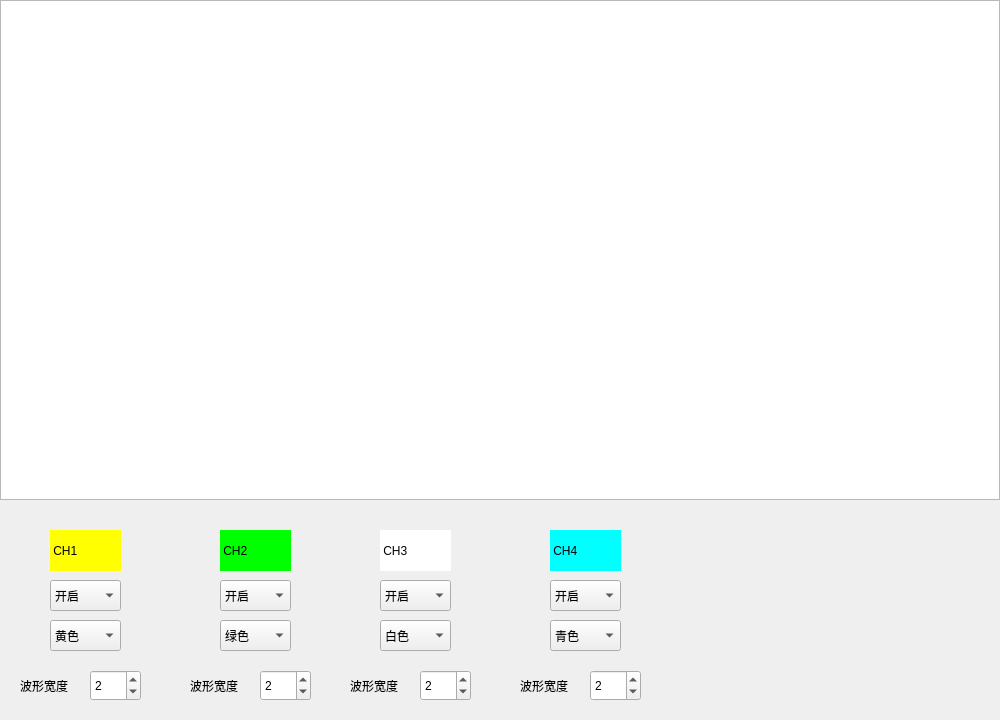
<?xml version="1.0" encoding="UTF-8"?>
<ui version="4.0">
 <class>Dialog</class>
 <widget class="QDialog" name="Dialog">
  <property name="enabled">
   <bool>true</bool>
  </property>
  <property name="geometry">
   <rect>
    <x>0</x>
    <y>0</y>
    <width>1000</width>
    <height>720</height>
   </rect>
  </property>
  <property name="sizePolicy">
   <sizepolicy hsizetype="Fixed" vsizetype="Fixed">
    <horstretch>0</horstretch>
    <verstretch>0</verstretch>
   </sizepolicy>
  </property>
  <property name="minimumSize">
   <size>
    <width>870</width>
    <height>720</height>
   </size>
  </property>
  <property name="maximumSize">
   <size>
    <width>1360</width>
    <height>720</height>
   </size>
  </property>
  <property name="windowTitle">
   <string>CH_test</string>
  </property>
  <property name="whatsThis">
   <string extracomment="拟示波器"/>
  </property>
  <property name="inputMethodHints">
   <set>Qt::ImhNone</set>
  </property>
  <property name="sizeGripEnabled">
   <bool>false</bool>
  </property>
  <property name="modal">
   <bool>false</bool>
  </property>
  <widget class="QGraphicsView" name="myView">
   <property name="geometry">
    <rect>
     <x>0</x>
     <y>0</y>
     <width>1000</width>
     <height>500</height>
    </rect>
   </property>
   <property name="sizePolicy">
    <sizepolicy hsizetype="Fixed" vsizetype="Preferred">
     <horstretch>0</horstretch>
     <verstretch>0</verstretch>
    </sizepolicy>
   </property>
   <property name="minimumSize">
    <size>
     <width>800</width>
     <height>400</height>
    </size>
   </property>
   <property name="maximumSize">
    <size>
     <width>1100</width>
     <height>600</height>
    </size>
   </property>
   <property name="cursor" stdset="0">
    <cursorShape>CrossCursor</cursorShape>
   </property>
   <property name="whatsThis">
    <string extracomment="波形显示器"/>
   </property>
   <property name="verticalScrollBarPolicy">
    <enum>Qt::ScrollBarAlwaysOff</enum>
   </property>
   <property name="horizontalScrollBarPolicy">
    <enum>Qt::ScrollBarAlwaysOff</enum>
   </property>
   <property name="backgroundBrush">
    <brush brushstyle="SolidPattern">
     <color alpha="255">
      <red>0</red>
      <green>0</green>
      <blue>0</blue>
     </color>
    </brush>
   </property>
  </widget>
  <widget class="QLabel" name="label_CH1">
   <property name="geometry">
    <rect>
     <x>50</x>
     <y>530</y>
     <width>71</width>
     <height>41</height>
    </rect>
   </property>
   <property name="whatsThis">
    <string extracomment="通道1"/>
   </property>
   <property name="styleSheet">
    <string notr="true">font: 75 18pt &quot;Adobe 宋体 Std L&quot;;
background-color: rgb(255, 255, 0);</string>
   </property>
   <property name="text">
    <string> CH1</string>
   </property>
  </widget>
  <widget class="QComboBox" name="comboBox_CH1">
   <property name="geometry">
    <rect>
     <x>50</x>
     <y>580</y>
     <width>71</width>
     <height>31</height>
    </rect>
   </property>
   <property name="whatsThis">
    <string extracomment="通道1的状态"/>
   </property>
   <item>
    <property name="text">
     <string>开启</string>
    </property>
   </item>
   <item>
    <property name="text">
     <string>关闭</string>
    </property>
   </item>
  </widget>
  <widget class="QSpinBox" name="spinBox_CH1">
   <property name="geometry">
    <rect>
     <x>90</x>
     <y>670</y>
     <width>51</width>
     <height>31</height>
    </rect>
   </property>
   <property name="styleSheet">
    <string notr="true">font: 18pt &quot;Adobe Arabic&quot;;</string>
   </property>
   <property name="minimum">
    <number>1</number>
   </property>
   <property name="maximum">
    <number>10</number>
   </property>
   <property name="value">
    <number>2</number>
   </property>
  </widget>
  <widget class="QLabel" name="label">
   <property name="geometry">
    <rect>
     <x>20</x>
     <y>670</y>
     <width>61</width>
     <height>31</height>
    </rect>
   </property>
   <property name="styleSheet">
    <string notr="true"/>
   </property>
   <property name="text">
    <string>波形宽度</string>
   </property>
  </widget>
  <widget class="QComboBox" name="colorBox_CH1">
   <property name="geometry">
    <rect>
     <x>50</x>
     <y>620</y>
     <width>71</width>
     <height>31</height>
    </rect>
   </property>
   <property name="whatsThis">
    <string extracomment="通道1波形的颜色"/>
   </property>
   <item>
    <property name="text">
     <string>黄色</string>
    </property>
   </item>
   <item>
    <property name="text">
     <string>绿色</string>
    </property>
   </item>
   <item>
    <property name="text">
     <string>白色</string>
    </property>
   </item>
   <item>
    <property name="text">
     <string>青色</string>
    </property>
   </item>
   <item>
    <property name="text">
     <string>红色</string>
    </property>
   </item>
   <item>
    <property name="text">
     <string>紫色</string>
    </property>
   </item>
  </widget>
  <widget class="QComboBox" name="comboBox_CH2">
   <property name="geometry">
    <rect>
     <x>220</x>
     <y>580</y>
     <width>71</width>
     <height>31</height>
    </rect>
   </property>
   <property name="whatsThis">
    <string extracomment="通道2的状态"/>
   </property>
   <item>
    <property name="text">
     <string>开启</string>
    </property>
   </item>
   <item>
    <property name="text">
     <string>关闭</string>
    </property>
   </item>
  </widget>
  <widget class="QLabel" name="label_CH2">
   <property name="geometry">
    <rect>
     <x>220</x>
     <y>530</y>
     <width>71</width>
     <height>41</height>
    </rect>
   </property>
   <property name="whatsThis">
    <string extracomment="通道2"/>
   </property>
   <property name="styleSheet">
    <string notr="true">font: 75 18pt &quot;Adobe 宋体 Std L&quot;;
background-color: rgb(0,255,0);</string>
   </property>
   <property name="text">
    <string> CH2</string>
   </property>
  </widget>
  <widget class="QComboBox" name="colorBox_CH2">
   <property name="geometry">
    <rect>
     <x>220</x>
     <y>620</y>
     <width>71</width>
     <height>31</height>
    </rect>
   </property>
   <property name="whatsThis">
    <string extracomment="通道2波形的颜色"/>
   </property>
   <property name="currentIndex">
    <number>1</number>
   </property>
   <item>
    <property name="text">
     <string>黄色</string>
    </property>
   </item>
   <item>
    <property name="text">
     <string>绿色</string>
    </property>
   </item>
   <item>
    <property name="text">
     <string>白色</string>
    </property>
   </item>
   <item>
    <property name="text">
     <string>青色</string>
    </property>
   </item>
   <item>
    <property name="text">
     <string>红色</string>
    </property>
   </item>
   <item>
    <property name="text">
     <string>紫色</string>
    </property>
   </item>
  </widget>
  <widget class="QLabel" name="label_2">
   <property name="geometry">
    <rect>
     <x>190</x>
     <y>670</y>
     <width>61</width>
     <height>31</height>
    </rect>
   </property>
   <property name="styleSheet">
    <string notr="true"/>
   </property>
   <property name="text">
    <string>波形宽度</string>
   </property>
  </widget>
  <widget class="QSpinBox" name="spinBox_CH2">
   <property name="geometry">
    <rect>
     <x>260</x>
     <y>670</y>
     <width>51</width>
     <height>31</height>
    </rect>
   </property>
   <property name="styleSheet">
    <string notr="true">font: 18pt &quot;Adobe Arabic&quot;;</string>
   </property>
   <property name="minimum">
    <number>1</number>
   </property>
   <property name="maximum">
    <number>10</number>
   </property>
   <property name="value">
    <number>2</number>
   </property>
  </widget>
  <widget class="QComboBox" name="comboBox_CH3">
   <property name="geometry">
    <rect>
     <x>380</x>
     <y>580</y>
     <width>71</width>
     <height>31</height>
    </rect>
   </property>
   <property name="whatsThis">
    <string extracomment="通道3的状态"/>
   </property>
   <item>
    <property name="text">
     <string>开启</string>
    </property>
   </item>
   <item>
    <property name="text">
     <string>关闭</string>
    </property>
   </item>
  </widget>
  <widget class="QLabel" name="label_CH3">
   <property name="geometry">
    <rect>
     <x>380</x>
     <y>530</y>
     <width>71</width>
     <height>41</height>
    </rect>
   </property>
   <property name="whatsThis">
    <string extracomment="通道3"/>
   </property>
   <property name="styleSheet">
    <string notr="true">font: 75 18pt &quot;Adobe 宋体 Std L&quot;;
background-color: rgb(255,255,255);</string>
   </property>
   <property name="text">
    <string> CH3</string>
   </property>
  </widget>
  <widget class="QComboBox" name="colorBox_CH3">
   <property name="geometry">
    <rect>
     <x>380</x>
     <y>620</y>
     <width>71</width>
     <height>31</height>
    </rect>
   </property>
   <property name="whatsThis">
    <string extracomment="通道3波形的颜色"/>
   </property>
   <property name="currentIndex">
    <number>2</number>
   </property>
   <item>
    <property name="text">
     <string>黄色</string>
    </property>
   </item>
   <item>
    <property name="text">
     <string>绿色</string>
    </property>
   </item>
   <item>
    <property name="text">
     <string>白色</string>
    </property>
   </item>
   <item>
    <property name="text">
     <string>青色</string>
    </property>
   </item>
   <item>
    <property name="text">
     <string>红色</string>
    </property>
   </item>
   <item>
    <property name="text">
     <string>紫色</string>
    </property>
   </item>
  </widget>
  <widget class="QLabel" name="label_3">
   <property name="geometry">
    <rect>
     <x>350</x>
     <y>670</y>
     <width>61</width>
     <height>31</height>
    </rect>
   </property>
   <property name="styleSheet">
    <string notr="true"/>
   </property>
   <property name="text">
    <string>波形宽度</string>
   </property>
  </widget>
  <widget class="QSpinBox" name="spinBox_CH3">
   <property name="geometry">
    <rect>
     <x>420</x>
     <y>670</y>
     <width>51</width>
     <height>31</height>
    </rect>
   </property>
   <property name="styleSheet">
    <string notr="true">font: 18pt &quot;Adobe Arabic&quot;;</string>
   </property>
   <property name="minimum">
    <number>1</number>
   </property>
   <property name="maximum">
    <number>10</number>
   </property>
   <property name="value">
    <number>2</number>
   </property>
  </widget>
  <widget class="QComboBox" name="comboBox_CH4">
   <property name="geometry">
    <rect>
     <x>550</x>
     <y>580</y>
     <width>71</width>
     <height>31</height>
    </rect>
   </property>
   <property name="whatsThis">
    <string extracomment="通道4的状态"/>
   </property>
   <item>
    <property name="text">
     <string>开启</string>
    </property>
   </item>
   <item>
    <property name="text">
     <string>关闭</string>
    </property>
   </item>
  </widget>
  <widget class="QLabel" name="label_CH4">
   <property name="geometry">
    <rect>
     <x>550</x>
     <y>530</y>
     <width>71</width>
     <height>41</height>
    </rect>
   </property>
   <property name="whatsThis">
    <string extracomment="通道4"/>
   </property>
   <property name="styleSheet">
    <string notr="true">font: 75 18pt &quot;Adobe 宋体 Std L&quot;;
background-color: rgb(0,255,255)</string>
   </property>
   <property name="text">
    <string> CH4</string>
   </property>
  </widget>
  <widget class="QComboBox" name="colorBox_CH4">
   <property name="geometry">
    <rect>
     <x>550</x>
     <y>620</y>
     <width>71</width>
     <height>31</height>
    </rect>
   </property>
   <property name="whatsThis">
    <string extracomment="通道4波形的颜色"/>
   </property>
   <property name="currentIndex">
    <number>3</number>
   </property>
   <item>
    <property name="text">
     <string>黄色</string>
    </property>
   </item>
   <item>
    <property name="text">
     <string>绿色</string>
    </property>
   </item>
   <item>
    <property name="text">
     <string>白色</string>
    </property>
   </item>
   <item>
    <property name="text">
     <string>青色</string>
    </property>
   </item>
   <item>
    <property name="text">
     <string>红色</string>
    </property>
   </item>
   <item>
    <property name="text">
     <string>紫色</string>
    </property>
   </item>
  </widget>
  <widget class="QLabel" name="label_4">
   <property name="geometry">
    <rect>
     <x>520</x>
     <y>670</y>
     <width>61</width>
     <height>31</height>
    </rect>
   </property>
   <property name="styleSheet">
    <string notr="true"/>
   </property>
   <property name="text">
    <string>波形宽度</string>
   </property>
  </widget>
  <widget class="QSpinBox" name="spinBox_CH4">
   <property name="geometry">
    <rect>
     <x>590</x>
     <y>670</y>
     <width>51</width>
     <height>31</height>
    </rect>
   </property>
   <property name="styleSheet">
    <string notr="true">font: 18pt &quot;Adobe Arabic&quot;;</string>
   </property>
   <property name="minimum">
    <number>1</number>
   </property>
   <property name="maximum">
    <number>10</number>
   </property>
   <property name="value">
    <number>2</number>
   </property>
  </widget>
 </widget>
 <resources/>
 <connections/>
</ui>
